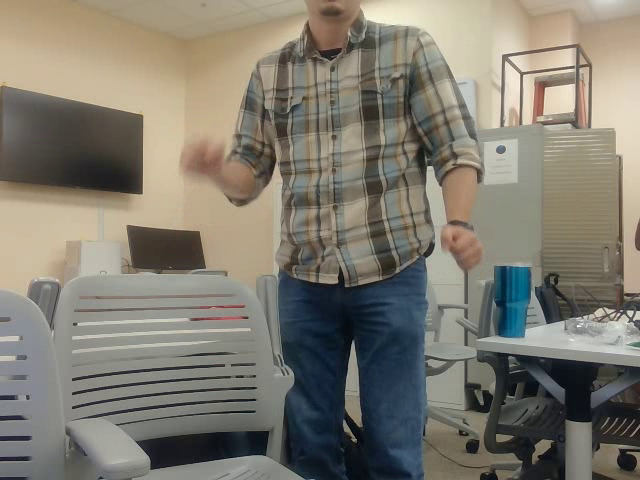
#> input picture frame 28 of output.mp4, 640 x 480 px, given in place of the camera
$ python record_data.py   (older library calls are emulated)
#> lines starting #> are read from the running program, lines starting #| are printed output that depends on the picture; after the words box and inside, x2 and y2 are one past the last pixel; in counts of white or black regions, pixels touching at a corner belong together
#!/usr/bin/env python3
# -*- coding: utf-8 -*-


import cv2
import numpy as np
import time
import math
#from super_gradients.training import models
#import threading

def nothing(x):
    # any operation
    pass

# [6 lines of commented-out code are left out]


def crop_frame(frame, x1, y1, x2, y2):
    cropped_frame = frame[y1:y2, x1:x2]
    return cropped_frame

def findAngle(pt1, pt2):
    # Calculate the angle from pt1 to pt2 from the horizontal
    deltaY = pt2[1] - pt1[1]
    deltaX = pt2[0] - pt1[0]
    angleRad = math.atan2(deltaY, deltaX)
    angleDeg = math.degrees(angleRad)
    angleDeg = ( -1 * (angleDeg + 360)) % 360
    return angleDeg

if "__main__":
    x1 = 0
    x2 = 0
    y1 = 0
    y2 =0
    cap = cv2.VideoCapture(0)
    #(720,1280,3)


    cv2.namedWindow("Trackbars")
    cv2.createTrackbar("L-H", "Trackbars", 0, 120, nothing)
    cv2.createTrackbar("L-S", "Trackbars", 0, 120, nothing)
    cv2.createTrackbar("L-V", "Trackbars", 0, 50, nothing)
    cv2.createTrackbar("U-H", "Trackbars", 120, 255, nothing)
    cv2.createTrackbar("U-S", "Trackbars", 120, 255, nothing)
    cv2.createTrackbar("U-V", "Trackbars", 120, 255, nothing)
    cv2.createTrackbar("e", "Trackbars", 300, 1000, nothing) #divide by one thousands

    font = cv2.FONT_HERSHEY_COMPLEX


    output_file = 'output.mp4'  # Output video file name with mp4 extension
    output_file2 = 'output2.mp4'

    fourcc = cv2.VideoWriter_fourcc(*'mp4v')  # Change codec to mp4v
    out = cv2.VideoWriter(output_file, fourcc, 20.0, (640, 480))
    out2 = cv2.VideoWriter(output_file2, fourcc, 20.0, (640, 480))

    begin = time.time()
    count = time.time()
   # cY = 0
   # cX = 0
    center = []
    bash_prevention = 0
    mask = []
    first = True
    while True:
        ret, frame = cap.read()
#> frame is the input picture: shape (480, 640, 3); mean B, G, R 112.3, 123.5, 128
        #print(type(frame))
        #print(frame.shape)
        frameCenter = (frame.shape[1] // 2, frame.shape[0] // 2)
#> frameCenter = (320, 240)


        if ret == True:
            if not ret:
                break


            try:
        #Convert this to RGB
                hsv = cv2.cvtColor(frame, cv2.COLOR_BGR2HSV)
#> hsv: shape (480, 640, 3); mean H, S, V 39.8, 50.9, 132.3
            except:
                pass

            # [5 lines of commented-out code are left out]
            l_h = cv2.getTrackbarPos("L-H", "Trackbars")
            l_s = cv2.getTrackbarPos("L-S", "Trackbars")
            l_v = cv2.getTrackbarPos("L-V", "Trackbars")
            u_h = cv2.getTrackbarPos("U-H", "Trackbars")
            u_s = cv2.getTrackbarPos("U-S", "Trackbars")
            u_v = cv2.getTrackbarPos("U-V", "Trackbars")
            e = cv2.getTrackbarPos("e", "Trackbars")


            lower_red = np.array([l_h, l_s, l_v])
            upper_red = np.array([u_h, u_s, u_v]) #150 190 229

            mask = cv2.inRange(frame, lower_red, upper_red) # frame was hsv
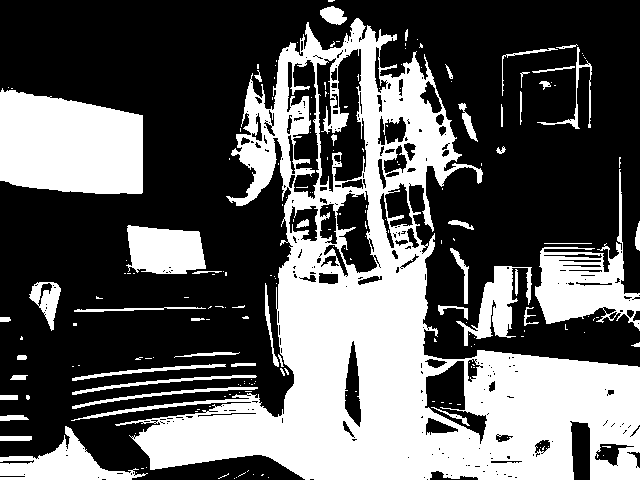
#> mask: shape (480, 640); 37.2% white; 203 white regions (154 under 20 px), largest, box (x1, y1, x2, y2) and area: (71, 18, 640, 480) 80399, (0, 88, 143, 194) 12747, (535, 169, 640, 331) 5613
            kernel = np.ones((5, 5), np.uint8)
            mask = cv2.erode(mask, kernel)
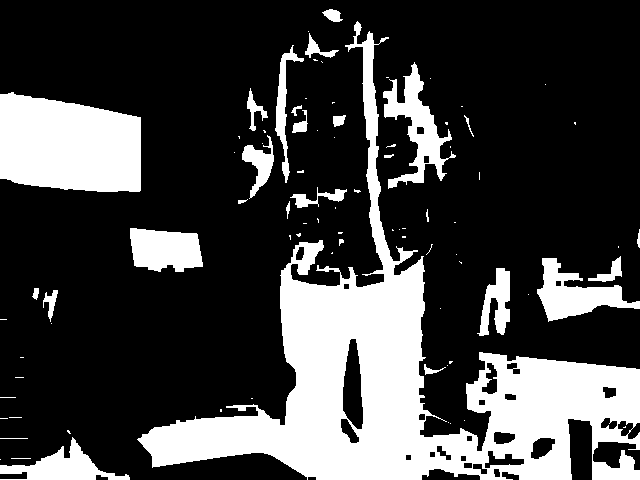
#> mask: shape (480, 640); 26.2% white; 86 white regions (57 under 20 px), largest, box (x1, y1, x2, y2) and area: (137, 21, 640, 480) 52377, (0, 92, 141, 192) 11917, (383, 62, 456, 189) 3044

             # Perform morphological closing to fill small holes and gaps
            kernel = np.ones((5,5), np.uint8)
            closed = cv2.morphologyEx(mask, cv2.MORPH_CLOSE, kernel)

            # Invert the image
            inverted = cv2.bitwise_not(closed)

            # Perform morphological operations to remove isolated black spots
            kernel = np.ones((3, 3), np.uint8)
            dilated = cv2.dilate(inverted, kernel, iterations=1)
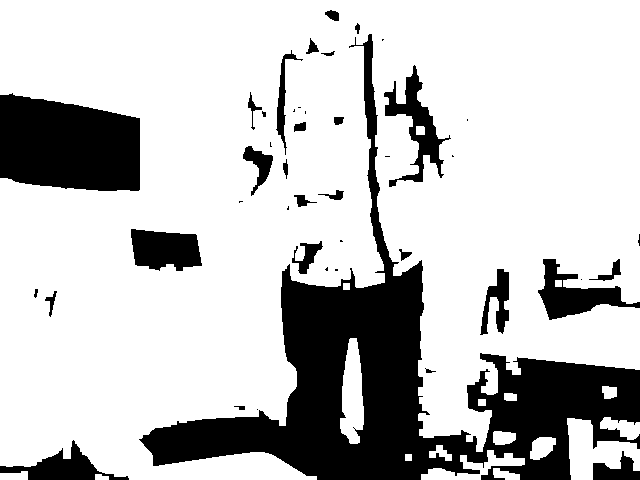
#> dilated: shape (480, 640); 76.7% white; 44 black regions (17 under 20 px), largest, box (x1, y1, x2, y2) and area: (139, 34, 640, 480) 46479, (0, 93, 140, 191) 11518, (538, 259, 640, 320) 2411
            eroded = cv2.erode(dilated, kernel, iterations=1)
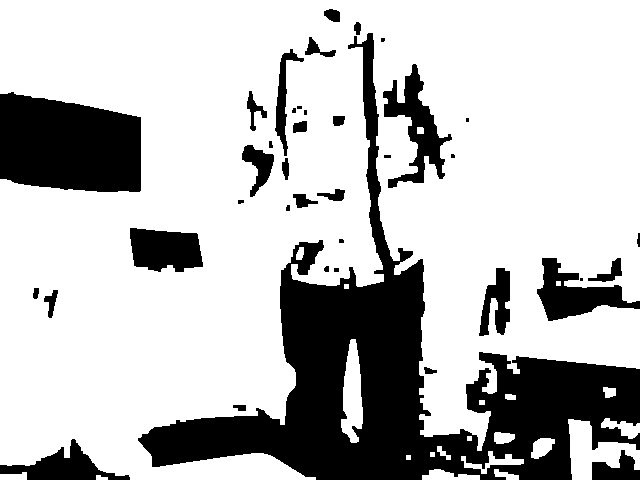
#> eroded: shape (480, 640); 74.1% white; 39 black regions (8 under 20 px), largest, box (x1, y1, x2, y2) and area: (138, 33, 640, 480) 50963, (0, 92, 141, 192) 11917, (383, 64, 452, 188) 2970


            # Invert the result back
            mask = cv2.bitwise_not(eroded)
#> mask: shape (480, 640); 25.9% white; 39 white regions (8 under 20 px)


            # Contours detectison
            if int(cv2.__version__[0]) > 3:
                # Opencv 4.x.x
                contours, _ = cv2.findContours(mask, cv2.RETR_TREE, cv2.CHAIN_APPROX_SIMPLE)
#> contours = 54 contours, 15 with area under 20; largest, box (x1, y1, x2, y2) and area: (138, 33, 640, 480) 52545, (0, 92, 141, 192) 11697, (383, 64, 452, 188) 2758, (537, 258, 640, 321) 2674, (130, 228, 203, 272) 2448
            else:
                # Opencv 3.x.x
                _, contours, _ = cv2.findContours(mask, cv2.RETR_TREE, cv2.CHAIN_APPROX_SIMPLE)

            max_area = 0
            for cnt in contours:
                area = cv2.contourArea(cnt)
                #Change this value here to better represent the polygon
                #Lower == More rounder
                #Upper == More sides
                approx = cv2.approxPolyDP(cnt, (e/100000)*cv2.arcLength(cnt, True), True)
                x = approx.ravel()[0]
                y = approx.ravel()[1]

                if area > 500: #Change this to represent full body
                    max_area = area

                    cv2.drawContours(frame, [approx], 0, (0, 0, 0), 5)
                    M = cv2.moments(cnt)
                    if M["m00"] != 0:
                        cX = int(M["m10"] / M["m00"])
                        cY = int(M["m01"] / M["m00"])
                        leafCenter = (cX, cY)
                        cv2.circle(hsv, (cX, cY), 5, (255, 0, 0), -1)
#> this loop made 54 passes
#> (area, x, y, max_area, cX, cY) on passes 1, 2, 8, 12, 16, 24, 32, 34, 36, 39, 42, 50: (780, 639, 470, 780, 615, 469), (1948.5, 129, 479, 1948.5, 61, 467), (1100, 504, 268, 1100, 496, 302), (2674, 542, 258, 2674, 574, 294), (2448, 130, 228, 2448, 164, 249), (702.5, 247, 145, 702.5, 258, 165), (11697, 0, 94, 11697, 68, 145), (2757.5, 415, 64, 2757.5, 416, 126), (732.5, 292, 49, 732.5, 282, 98), (52545, 354, 36, 52545, 398, 384), (554, 460, 456, 554, 492, 461), (1642, 351, 338, 1642, 352, 394)
#> (area, x, y) on passes 3, 4, 5, 6, 11, 13: (45.5, 233, 405), (44.5, 424, 367), (148, 57, 290), (40, 38, 288), (259.5, 620, 258), (34, 555, 281)
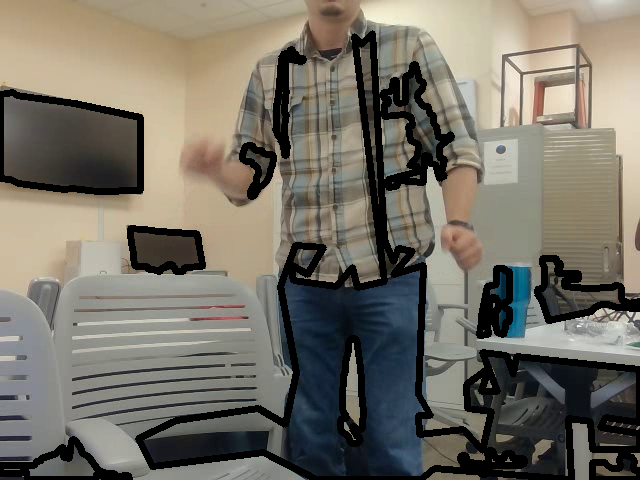
#> frame: shape (480, 640, 3); 11.8% of pixels changed, all inside (x1, y1, x2, y2) = (0, 30, 640, 480)
#> hsv: shape (480, 640, 3); mean H, S, V 40.5, 50.7, 132.1


                        #Now center the output frame based on the center of the
                        # center the x to match the center

            try:
                center, radius = cv2.minEnclosingCircle(np.concatenate(contours))
#> center = (319.5, 286.5); radius = 373
            except:
                pass

            if(time.time()-begin > 10):
               # print("Scouting videos")
                m = cv2.cvtColor(mask, cv2.COLOR_GRAY2RGB)

                out.write(mask)
                out2.write(frame)
            cv2.imshow("Frame", frame)
            cv2.imshow("Mask", mask)

            if cv2.waitKey(1) & 0xFF == ord('s'):
#> (key Esc is pressed here)
                break
            if abs(time.time()-begin - 180):
                ret = False

        # Break the loop
        else:
            break

    out.release()
    out2.release()
    cap.release()
    cv2.destroyAllWindows()

    #Align the body to the center using bodily moment of inertia

$ run again, starting later in the video
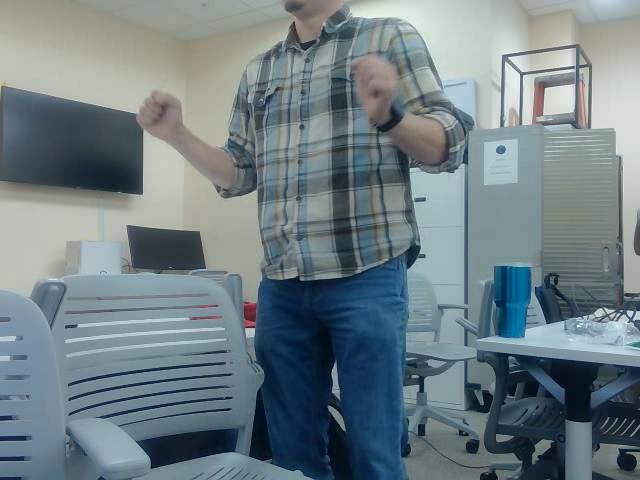
#> input picture frame 129 of output.mp4, 640 x 480 px, given in place of the camera
#> frame is the input picture: shape (480, 640, 3); mean B, G, R 132.5, 126.8, 112
#> `mask = cv2.inRange(frame, lower_red, upper_red)`:
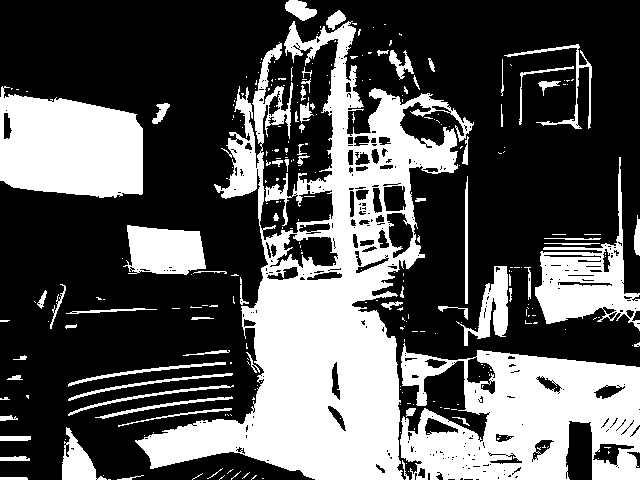
#> mask: shape (480, 640); 34.6% white; 286 white regions (217 under 20 px), largest, box (x1, y1, x2, y2) and area: (135, 21, 474, 480) 51619, (400, 343, 640, 480) 21643, (0, 86, 143, 198) 12663
#> inverted: shape (480, 640); 77% white; 102 black regions (62 under 20 px), largest, box (x1, y1, x2, y2) and area: (140, 60, 455, 480) 33656, (0, 97, 141, 196) 11575, (466, 352, 640, 480) 11451
#> dilated: shape (480, 640); 80% white; 61 black regions (29 under 20 px), largest, box (x1, y1, x2, y2) and area: (143, 62, 453, 480) 30549, (0, 99, 140, 194) 11073, (467, 354, 640, 480) 10015
#> eroded: shape (480, 640); 77.4% white; 54 black regions (8 under 20 px), largest, box (x1, y1, x2, y2) and area: (142, 61, 455, 480) 33185, (0, 98, 141, 195) 11573, (466, 353, 640, 480) 11368
#> contours = 65 contours, 13 with area under 20; largest, box (x1, y1, x2, y2) and area: (142, 61, 455, 480) 33112, (466, 353, 640, 480) 12496, (0, 98, 141, 195) 11674, (130, 228, 203, 272) 2440, (537, 258, 640, 321) 2320
#> the loop `for cnt in contours:` made 65 passes
#> (area, x, y, max_area, cX, cY) on passes 4, 5, 7, 13, 22, 25, 30, 42: (716, 639, 470, 716, 616, 469), (637.5, 76, 448, 637.5, 77, 467), (1909, 403, 436, 1909, 449, 454), (12496, 479, 353, 12496, 553, 408), (515, 504, 268, 515, 499, 300), (2320.5, 620, 258, 2320.5, 582, 296), (2439.5, 130, 228, 2439.5, 165, 249), (561, 242, 147, 561, 244, 171)
#> after the loop `for cnt in contours:`:
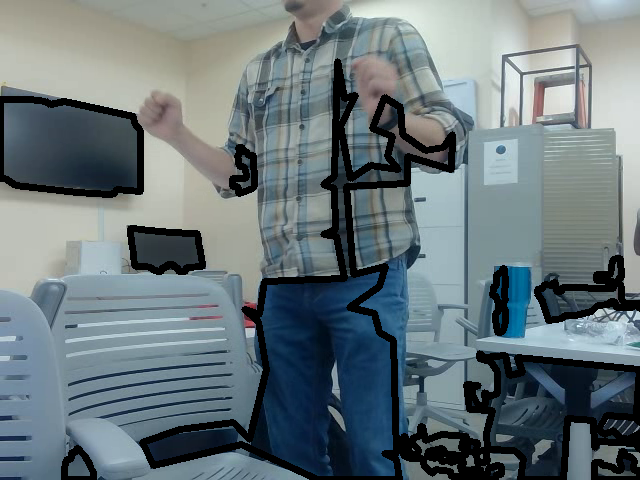
#> frame: shape (480, 640, 3); 9.98% of pixels changed, all inside (x1, y1, x2, y2) = (0, 58, 640, 480)
#> center = (319.5, 289); radius = 371.7

$ run again, starting later in the video
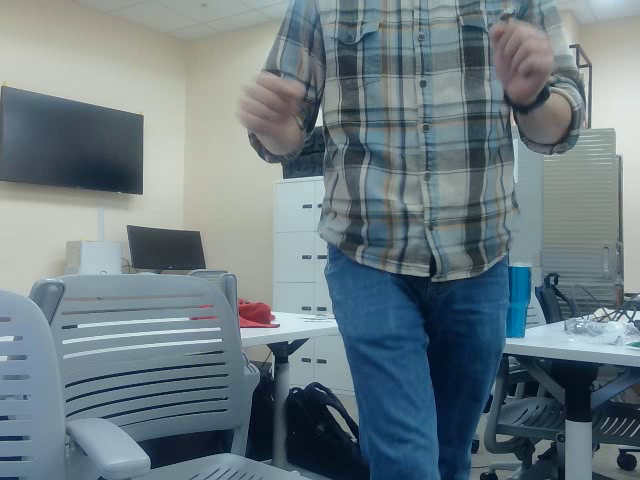
#> input picture frame 229 of output.mp4, 640 x 480 px, given in place of the camera
#> frame is the input picture: shape (480, 640, 3); mean B, G, R 130.2, 123.6, 108.5
#> `mask = cv2.inRange(frame, lower_red, upper_red)`:
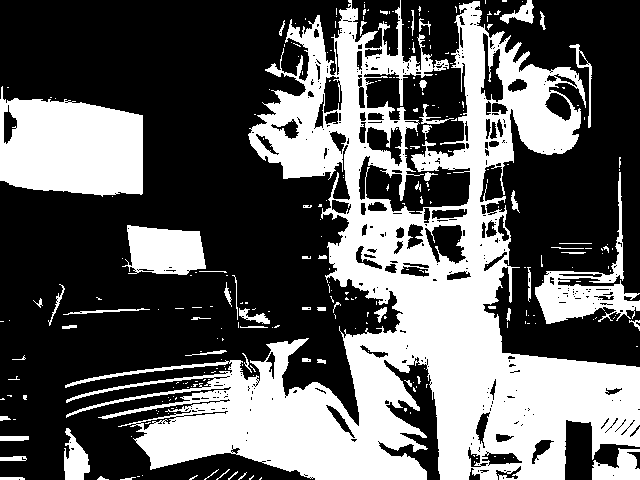
#> mask: shape (480, 640); 37.7% white; 282 white regions (223 under 20 px), largest, box (x1, y1, x2, y2) and area: (65, 0, 640, 480) 90577, (0, 86, 143, 197) 12205, (535, 172, 640, 324) 3779
#> inverted: shape (480, 640); 74.7% white; 87 black regions (55 under 20 px), largest, box (x1, y1, x2, y2) and area: (139, 10, 640, 480) 52635, (0, 101, 141, 193) 11089, (498, 46, 579, 153) 3291
#> dilated: shape (480, 640); 78.1% white; 55 black regions (35 under 20 px), largest, box (x1, y1, x2, y2) and area: (141, 28, 640, 480) 46146, (0, 102, 140, 192) 10579, (501, 56, 578, 151) 2758
#> eroded: shape (480, 640); 75.1% white; 48 black regions (18 under 20 px), largest, box (x1, y1, x2, y2) and area: (140, 27, 640, 480) 51748, (0, 101, 141, 193) 11085, (500, 55, 579, 152) 3228
#> contours = 65 contours, 22 with area under 20; largest, box (x1, y1, x2, y2) and area: (140, 27, 640, 480) 52619, (0, 101, 141, 193) 10820, (256, 87, 340, 176) 3121, (500, 55, 579, 152) 3041, (130, 228, 203, 273) 2422
#> the loop `for cnt in contours:` made 65 passes
#> (area, x, y, max_area, cX, cY) on passes 3, 17, 21, 33, 34, 43, 47, 59: (626.5, 639, 471, 626.5, 618, 470), (892.5, 537, 289, 892.5, 560, 304), (2422, 131, 228, 2422, 165, 249), (10820, 0, 101, 10820, 72, 148), (3121, 316, 87, 3121, 301, 138), (3041, 502, 55, 3041, 535, 110), (52619, 480, 29, 52619, 415, 356), (1436, 353, 250, 1436, 391, 264)
#> after the loop `for cnt in contours:`:
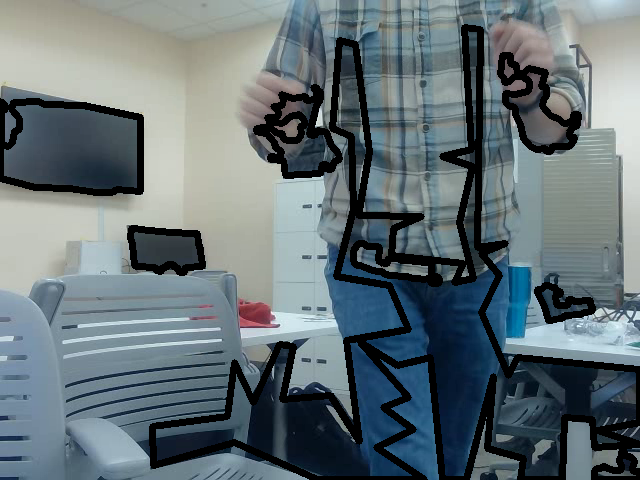
#> frame: shape (480, 640, 3); 12.05% of pixels changed, all inside (x1, y1, x2, y2) = (0, 24, 640, 480)
#> center = (319.5, 290); radius = 371.2
